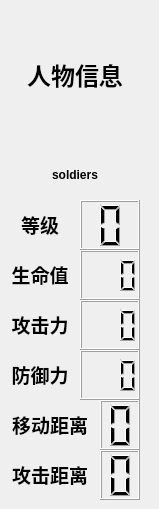
      <widget class="QWidget" name="roleinformation">
       <widget class="QLabel" name="label_7">
        <property name="geometry">
         <rect>
          <x>0</x>
          <y>0</y>
          <width>150</width>
          <height>150</height>
         </rect>
        </property>
        <property name="sizePolicy">
         <sizepolicy hsizetype="Fixed" vsizetype="Fixed">
          <horstretch>0</horstretch>
          <verstretch>0</verstretch>
         </sizepolicy>
        </property>
        <property name="text">
         <string>&lt;html&gt;&lt;head/&gt;&lt;body&gt;&lt;p align=&quot;center&quot;&gt;&lt;span style=&quot; font-size:18pt; font-weight:600;&quot;&gt;人物信息&lt;/span&gt;&lt;/p&gt;&lt;/body&gt;&lt;/html&gt;</string>
        </property>
       </widget>
       <widget class="QLabel" name="label_8">
        <property name="geometry">
         <rect>
          <x>0</x>
          <y>200</y>
          <width>80</width>
          <height>50</height>
         </rect>
        </property>
        <property name="sizePolicy">
         <sizepolicy hsizetype="Fixed" vsizetype="Fixed">
          <horstretch>0</horstretch>
          <verstretch>0</verstretch>
         </sizepolicy>
        </property>
        <property name="text">
         <string>&lt;html&gt;&lt;head/&gt;&lt;body&gt;&lt;p align=&quot;center&quot;&gt;&lt;span style=&quot; font-size:14pt; font-weight:600;&quot;&gt;等级&lt;/span&gt;&lt;/p&gt;&lt;/body&gt;&lt;/html&gt;</string>
        </property>
       </widget>
       <widget class="QLCDNumber" name="lcdlevel">
        <property name="geometry">
         <rect>
          <x>80</x>
          <y>200</y>
          <width>60</width>
          <height>50</height>
         </rect>
        </property>
        <property name="sizePolicy">
         <sizepolicy hsizetype="Fixed" vsizetype="Fixed">
          <horstretch>0</horstretch>
          <verstretch>0</verstretch>
         </sizepolicy>
        </property>
        <property name="digitCount">
         <number>1</number>
        </property>
       </widget>
       <widget class="QLabel" name="label_9">
        <property name="geometry">
         <rect>
          <x>0</x>
          <y>250</y>
          <width>80</width>
          <height>50</height>
         </rect>
        </property>
        <property name="sizePolicy">
         <sizepolicy hsizetype="Fixed" vsizetype="Fixed">
          <horstretch>0</horstretch>
          <verstretch>0</verstretch>
         </sizepolicy>
        </property>
        <property name="text">
         <string>&lt;html&gt;&lt;head/&gt;&lt;body&gt;&lt;p align=&quot;center&quot;&gt;&lt;span style=&quot; font-size:14pt; font-weight:600;&quot;&gt;生命值&lt;/span&gt;&lt;/p&gt;&lt;/body&gt;&lt;/html&gt;</string>
        </property>
       </widget>
       <widget class="QLCDNumber" name="lcdlife">
        <property name="geometry">
         <rect>
          <x>80</x>
          <y>250</y>
          <width>60</width>
          <height>50</height>
         </rect>
        </property>
        <property name="sizePolicy">
         <sizepolicy hsizetype="Fixed" vsizetype="Fixed">
          <horstretch>0</horstretch>
          <verstretch>0</verstretch>
         </sizepolicy>
        </property>
        <property name="digitCount">
         <number>3</number>
        </property>
       </widget>
       <widget class="QLabel" name="label_10">
        <property name="geometry">
         <rect>
          <x>0</x>
          <y>300</y>
          <width>80</width>
          <height>50</height>
         </rect>
        </property>
        <property name="sizePolicy">
         <sizepolicy hsizetype="Fixed" vsizetype="Fixed">
          <horstretch>0</horstretch>
          <verstretch>0</verstretch>
         </sizepolicy>
        </property>
        <property name="text">
         <string>&lt;html&gt;&lt;head/&gt;&lt;body&gt;&lt;p align=&quot;center&quot;&gt;&lt;span style=&quot; font-size:14pt; font-weight:600;&quot;&gt;攻击力&lt;/span&gt;&lt;/p&gt;&lt;/body&gt;&lt;/html&gt;</string>
        </property>
       </widget>
       <widget class="QLCDNumber" name="lcdfight">
        <property name="geometry">
         <rect>
          <x>80</x>
          <y>300</y>
          <width>60</width>
          <height>50</height>
         </rect>
        </property>
        <property name="sizePolicy">
         <sizepolicy hsizetype="Fixed" vsizetype="Fixed">
          <horstretch>0</horstretch>
          <verstretch>0</verstretch>
         </sizepolicy>
        </property>
        <property name="digitCount">
         <number>3</number>
        </property>
       </widget>
       <widget class="QLCDNumber" name="lcddefence">
        <property name="geometry">
         <rect>
          <x>80</x>
          <y>350</y>
          <width>60</width>
          <height>50</height>
         </rect>
        </property>
        <property name="sizePolicy">
         <sizepolicy hsizetype="Fixed" vsizetype="Fixed">
          <horstretch>0</horstretch>
          <verstretch>0</verstretch>
         </sizepolicy>
        </property>
        <property name="digitCount">
         <number>3</number>
        </property>
       </widget>
       <widget class="QLabel" name="label_21">
        <property name="geometry">
         <rect>
          <x>0</x>
          <y>350</y>
          <width>80</width>
          <height>50</height>
         </rect>
        </property>
        <property name="sizePolicy">
         <sizepolicy hsizetype="Fixed" vsizetype="Fixed">
          <horstretch>0</horstretch>
          <verstretch>0</verstretch>
         </sizepolicy>
        </property>
        <property name="text">
         <string>&lt;html&gt;&lt;head/&gt;&lt;body&gt;&lt;p align=&quot;center&quot;&gt;&lt;span style=&quot; font-size:14pt; font-weight:600;&quot;&gt;防御力&lt;/span&gt;&lt;/p&gt;&lt;/body&gt;&lt;/html&gt;</string>
        </property>
       </widget>
       <widget class="QLabel" name="label_22">
        <property name="geometry">
         <rect>
          <x>0</x>
          <y>400</y>
          <width>100</width>
          <height>50</height>
         </rect>
        </property>
        <property name="sizePolicy">
         <sizepolicy hsizetype="Fixed" vsizetype="Fixed">
          <horstretch>0</horstretch>
          <verstretch>0</verstretch>
         </sizepolicy>
        </property>
        <property name="text">
         <string>&lt;html&gt;&lt;head/&gt;&lt;body&gt;&lt;p align=&quot;center&quot;&gt;&lt;span style=&quot; font-size:14pt; font-weight:600;&quot;&gt;移动距离&lt;/span&gt;&lt;/p&gt;&lt;/body&gt;&lt;/html&gt;</string>
        </property>
       </widget>
       <widget class="QLCDNumber" name="lcdmovelength">
        <property name="geometry">
         <rect>
          <x>100</x>
          <y>400</y>
          <width>40</width>
          <height>50</height>
         </rect>
        </property>
        <property name="sizePolicy">
         <sizepolicy hsizetype="Fixed" vsizetype="Fixed">
          <horstretch>0</horstretch>
          <verstretch>0</verstretch>
         </sizepolicy>
        </property>
        <property name="digitCount">
         <number>1</number>
        </property>
       </widget>
       <widget class="QLabel" name="label_23">
        <property name="geometry">
         <rect>
          <x>0</x>
          <y>450</y>
          <width>100</width>
          <height>50</height>
         </rect>
        </property>
        <property name="sizePolicy">
         <sizepolicy hsizetype="Fixed" vsizetype="Fixed">
          <horstretch>0</horstretch>
          <verstretch>0</verstretch>
         </sizepolicy>
        </property>
        <property name="text">
         <string>&lt;html&gt;&lt;head/&gt;&lt;body&gt;&lt;p align=&quot;center&quot;&gt;&lt;span style=&quot; font-size:14pt; font-weight:600;&quot;&gt;攻击距离&lt;/span&gt;&lt;/p&gt;&lt;/body&gt;&lt;/html&gt;</string>
        </property>
       </widget>
       <widget class="QLCDNumber" name="lcdfightlength">
        <property name="geometry">
         <rect>
          <x>100</x>
          <y>450</y>
          <width>40</width>
          <height>50</height>
         </rect>
        </property>
        <property name="sizePolicy">
         <sizepolicy hsizetype="Fixed" vsizetype="Fixed">
          <horstretch>0</horstretch>
          <verstretch>0</verstretch>
         </sizepolicy>
        </property>
        <property name="digitCount">
         <number>1</number>
        </property>
       </widget>
       <widget class="QLabel" name="soldiername_2">
        <property name="geometry">
         <rect>
          <x>0</x>
          <y>150</y>
          <width>150</width>
          <height>50</height>
         </rect>
        </property>
        <property name="sizePolicy">
         <sizepolicy hsizetype="Fixed" vsizetype="Fixed">
          <horstretch>0</horstretch>
          <verstretch>0</verstretch>
         </sizepolicy>
        </property>
        <property name="styleSheet">
         <string notr="true">font: 75 14pt &quot;微软雅黑&quot;;</string>
        </property>
        <property name="text">
         <string>&lt;html&gt;&lt;head/&gt;&lt;body&gt;&lt;p align=&quot;center&quot;&gt;&lt;span style=&quot; font-weight:600;&quot;&gt;soldiers&lt;/span&gt;&lt;/p&gt;&lt;/body&gt;&lt;/html&gt;</string>
        </property>
        <property name="alignment">
         <set>Qt::AlignCenter</set>
        </property>
       </widget>
      </widget>
